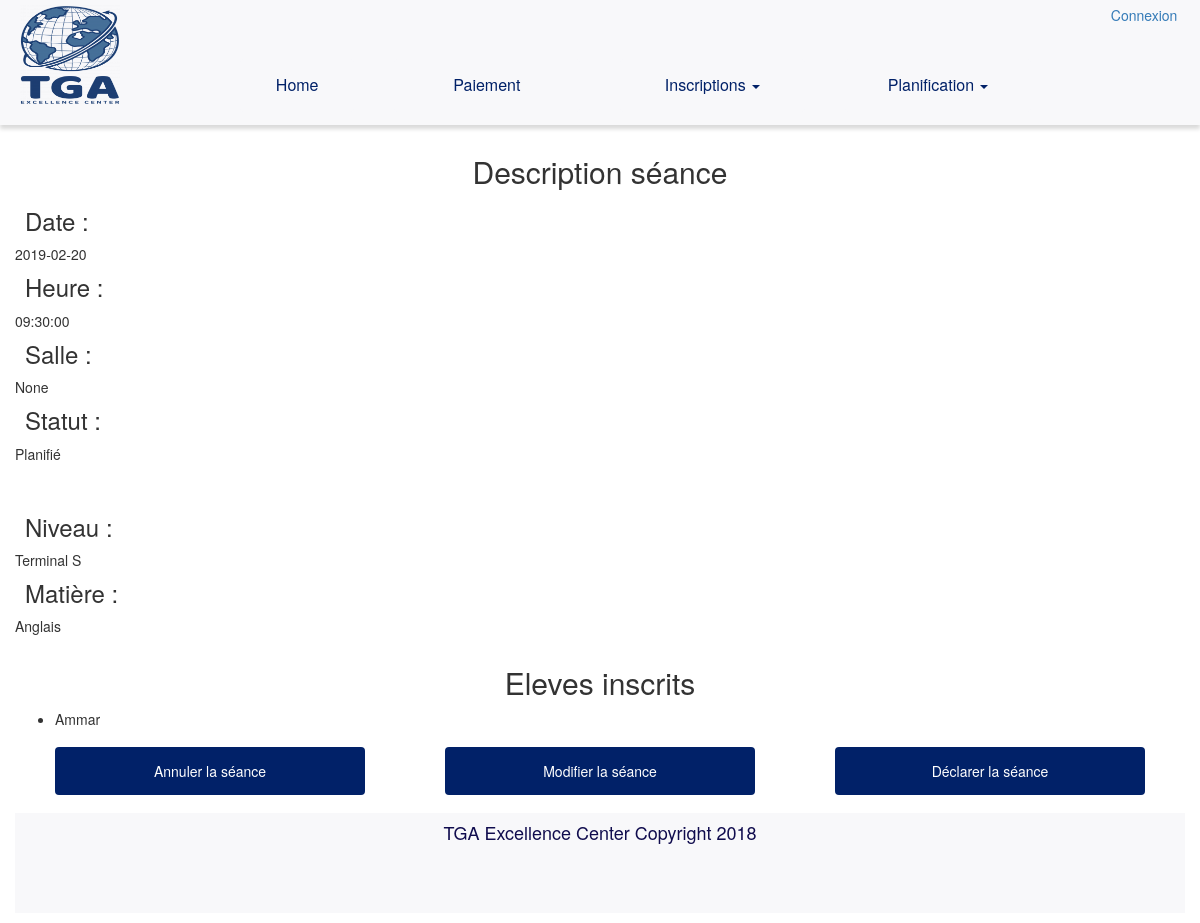
/TGA_tool/displayseance.html/3, run on an earlier commit of the app's database.
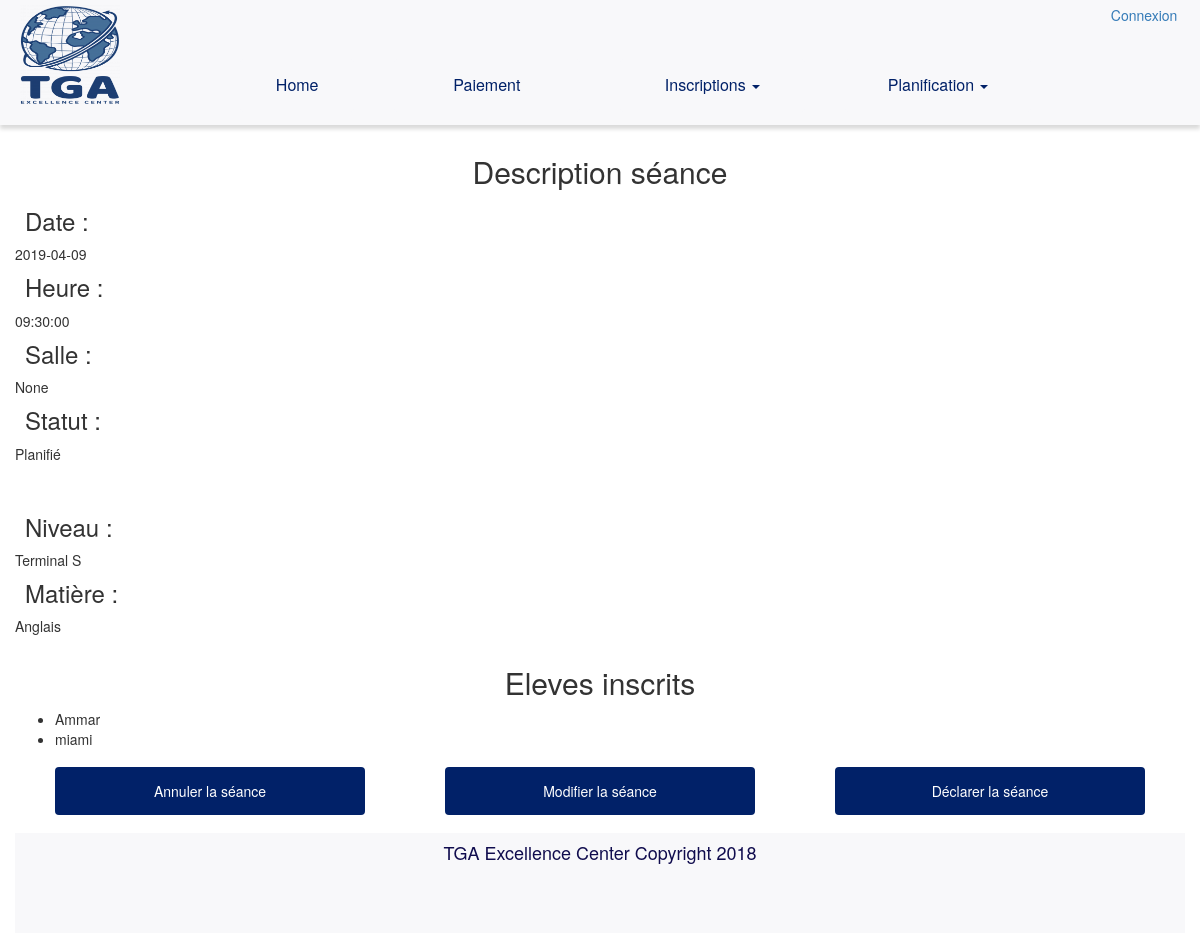
And on a later commit of the database.
### TGA_tool/models.py (models this page shows, shortened)
class Seance(models.Model):#Seance est une classe abstraite qui englobe les attributs en commun entre Seance_cours et seance_coaching
	date=models.DateField(blank=True,null=True,verbose_name="Date")
	creneau=models.ForeignKey('Creneau',on_delete=models.CASCADE,blank=True,null=True,verbose_name="Creneau")
	salle=models.ForeignKey('Salle',on_delete=models.SET_NULL,null=True,blank=True,verbose_name="Salle")
	chapitre=models.ForeignKey('Chapitre',on_delete=models.SET_NULL,null=True,blank=True,verbose_name="Chapitre")
	notions=models.ManyToManyField('Notions',related_name="%(app_label)s_%(class)s_related",blank=True,verbose_name="Notions")#pour ne pas avoir de confusion au moment de l'appel
	statut_choices=(("Planifié","Planifiée"),("Done","Effectué"),("Annulé","Annulée"),)
	statut=models.CharField(max_length=8,choices=statut_choices,default="Planifié",verbose_name="Statut")
	class Meta:
		abstract=True

class Seance_Cours(Seance):
	cours=models.ForeignKey('Cours',on_delete=models.CASCADE,verbose_name="Cours")
	eleves = models.ManyToManyField	('Eleve',blank=True,related_name="presence")
	class Meta:
		verbose_name="seance cours"
		ordering=['date','creneau']

class Curriculum(models.Model):
	niveau=models.CharField(max_length=13)
	programme=models.CharField(max_length=2,blank=True,null=True)
	objects = CurriculumCreator()#ajouter une methode manager au object
	def __str__(self):
		return self.niveau

class Matiere(models.Model):
	matiere=models.CharField(max_length=30,verbose_name="Matiere")
	curriculum=models.ForeignKey('Curriculum',on_delete=models.CASCADE,related_name='matiere',verbose_name="Curriculum")
	objects = MatiereCreator()#ajouter une methode manager au object
	class Meta:
		verbose_name="matiere"
		ordering=['-curriculum','matiere']

class ElevePotentiel(models.Model):
	nom= models.CharField(max_length=42,verbose_name="Nom complet",unique=False)
	num= models.CharField(max_length=15,blank=True,verbose_name="Telephone")
	email=models.EmailField(blank=True,null=True,verbose_name="E-mail")
	matieres=models.ManyToManyField("Matiere",through="Requete", verbose_name="Cours potentiels demandes",blank=True)

class Eleve(ElevePotentiel):
	date_naissance=models.DateField(null=True,blank=True,verbose_name="Date de naissance")
	famille = models.ForeignKey('Famille',on_delete=models.CASCADE,verbose_name="Famille", default=1)
	etablissement=models.CharField(max_length=20,null=True,blank=True)
	curriculum=models.ForeignKey('Curriculum',on_delete=models.CASCADE,verbose_name="Curriculum",blank=True,null=True)
	cours=models.ManyToManyField('Cours',related_name='cours',blank=True,verbose_name="Cours")
	user = models.OneToOneField(User,on_delete=models.SET_NULL,null=True,blank=True)
	date_inscription = models.DateField(auto_now=True, verbose_name="Date d'inscription")
	class Meta:
		verbose_name="eleve"
		ordering=['nom']
	def __str__(self):
		return self.nom

class ElevePotentiel(models.Model):
	nom= models.CharField(max_length=42,verbose_name="Nom complet",unique=False)
	num= models.CharField(max_length=15,blank=True,verbose_name="Telephone")
	email=models.EmailField(blank=True,null=True,verbose_name="E-mail")
	matieres=models.ManyToManyField("Matiere",through="Requete", verbose_name="Cours potentiels demandes",blank=True)

### TGA_tool/views.py (the view)
# urls.py: path('displayseance.html/<int:id>',views.displaySeance,name='display seance'),
def displaySeance(request,id):
    seance = Seance_Cours.objects.get(id = id)
    seance_id =seance.id
    date_seance = str(seance.date)
    heure_seance = str(seance.creneau.debut)
    salle_seance =  seance.salle
    niveau = seance.cours.curriculum
    matiere = seance.cours.matiere.matiere
    eleves = Eleve.objects.filter(cours=seance.cours.id)
    statut = seance.statut
    displayMode = 1 # 1 : par défaut, 2 : modifier, 3 : déclarer
    return render(request, 'TGA_tool/display-seance.html', locals())

### TGA_tool/templates/TGA_tool/display-seance.html (shortened to what this page needs)
{% extends "layout.html" %}
{%load static %}
{% block content %}
<h2> Description séance </h2>
<h3>Date : </h3>{{ date_seance }} <br/>
<h3>Heure : </h3>{{ heure_seance }} <br/>
<h3>Salle : </h3> {{ salle_seance}} <br/>
<h3>Statut : </h3> {{ statut}} <br/>
<br/>
<br/>
<h3>Niveau : </h3> {{niveau}}
<h3>Matière : </h3> {{matiere}}
<br/>
<br/>
<h2> Eleves inscrits </h2>
<ul>
{% for eleve in eleves %}
    <li>{{ eleve }}</li>
{% endfor %}
</ul>
{% if seance.statut != "Done" %}
<div class="col-lg-4">
<a href="{% url 'annuler seance' seance_id %}">
    <button>Annuler la séance
    </button>
</a>
</div>
<div class="col-lg-4">
<a href="{% url 'edit seance' seance_id %}">
<button> Modifier la séance
</button></a>
</div>
<div class="col-lg-4">
<a href="{% url 'report seance' seance_id %}">
<button>
Déclarer la séance
</button></a>
</div>
{% endif %}
 {% endblock %}

### TGA_tool/templates/layout.html (shortened to what this page needs)
{% load static%}
<!DOCTYPE html>
<html>
<head>
  <link rel='stylesheet' href="{% static 'bootstrap/css/bootstrap.css' %}" type="text/css" />
  <link rel="stylesheet" href="{% static 'css/style.css' %}" type="text/css" />
  <link rel='stylesheet' href="{% static 'calendar/fullcalendar.css' %}" type="text/css" />
  <link rel="stylesheet" type="text/css" href="{% static 'calendar/fullcalendar.print.min.css' %}" media="print" />
</head>
<body>
  {% block nav %}
  <div class="col-lg-12 header">
    <div class="col-xs-2">
      <a id="logo" class="brand" href="/admin/">
        <img border="0" alt="The Global Academy" src="{% static 'icones/favicon-196x196.png' %}" width="100"
          height="100">
      </a>
    </div>
    <nav class="col-xs-9 top_nav">
      <div class="nav_item col-xs-2 ">
        <a href="/TGA_tool/home.html">
          <button class="dropbtn">
            Home
          </button>
        </a>
      </div>
      <div class="nav_item col-xs-3">
        <a href="/TGA_tool/make-payement.html">
          <button class="dropbtn">Paiement</button>
        </a>
      </div>
      <div class="nav_item dropdown col-xs-3">
        <button class="dropbtn">Inscriptions
          <span class="caret"></span>
        </button>
      </div>
      <div class="nav_item dropdown col-xs-3">
        <button class="dropbtn">Planification
          <span class="caret"></span>
        </button>
      </div>
    </nav>
       {% if user.is_authenticated %}
            <div class="col-xs-1">
            <a href = "/TGA_tool/deconnexion"> Déconnexion </a>
            </div>
            {% else %}
            <div class="col-xs-1">
                <a href="/TGA_tool/connexion">Connexion</a>
            </div>
            {% endif %}
  </div>
  {% endblock %}
      <div class="container-fluid">
        {% block content %}{% endblock %}
      </div>
  <div class="col-xs-12 footer">
    <h4>TGA Excellence Center Copyright 2018</h4>
  </div>
</body>
</html>

### TGA_tool/static/css/style.css (style rules this page uses)
* { box-sizing: border-box; }
h1, h2, h3, p { padding: 10px; margin: 0; }
.header { background-color: #F8F8FA; padding: 5px; height: 125px; color: #CCC; display: inline-table; margin-bottom: 30px; box-shadow: 0 4px 4px 0 rgba(0,0,0,0.15); }
.footer h4 { background-color: #F8F8FA; padding: 10px; text-align: center; height: 100px; color: rgb(16, 12, 78); }
.top_nav { margin-top: 50px; }
.nav_item { margin-right: 5px; margin-left: 5px; transition-duration: 0.5s; }
.dropbtn { color : #012168; background-color: #F8F8FA; border: none; transition-duration: 0.5s; padding: 15px 32px; text-align: center; text-decoration: none; font-size: 16px; margin: 4px 2px; cursor: pointer; }

### TGA_tool/templates/TGA_tool/display-seance.html (style rules this page uses)
.col-lg-4 { padding-right : 40px; padding-left : 40px; }
h1,h2 { text-align: center; }
button { width: 100%; background-color: #012168; color: white; padding: 14px 20px; margin: 8px 0; border: none; border-radius: 4px; cursor: pointer; display : block-inline }

What changed in the data, as far as the page shows it:
added Eleve: nom "miami"
Also different on the page:
{{ date_seance }}: "2019-02-20" → "2019-04-09"
